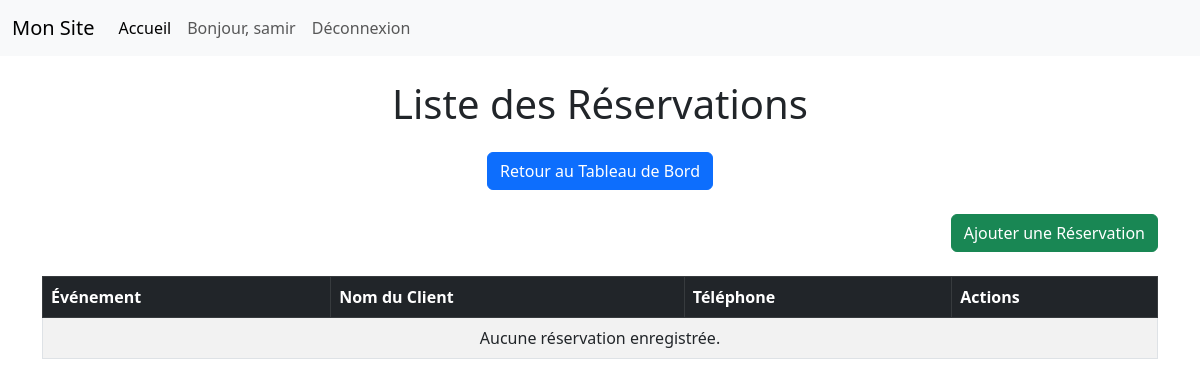
The page /foyer/reservations/ (signed in) on the database as committed earlier.
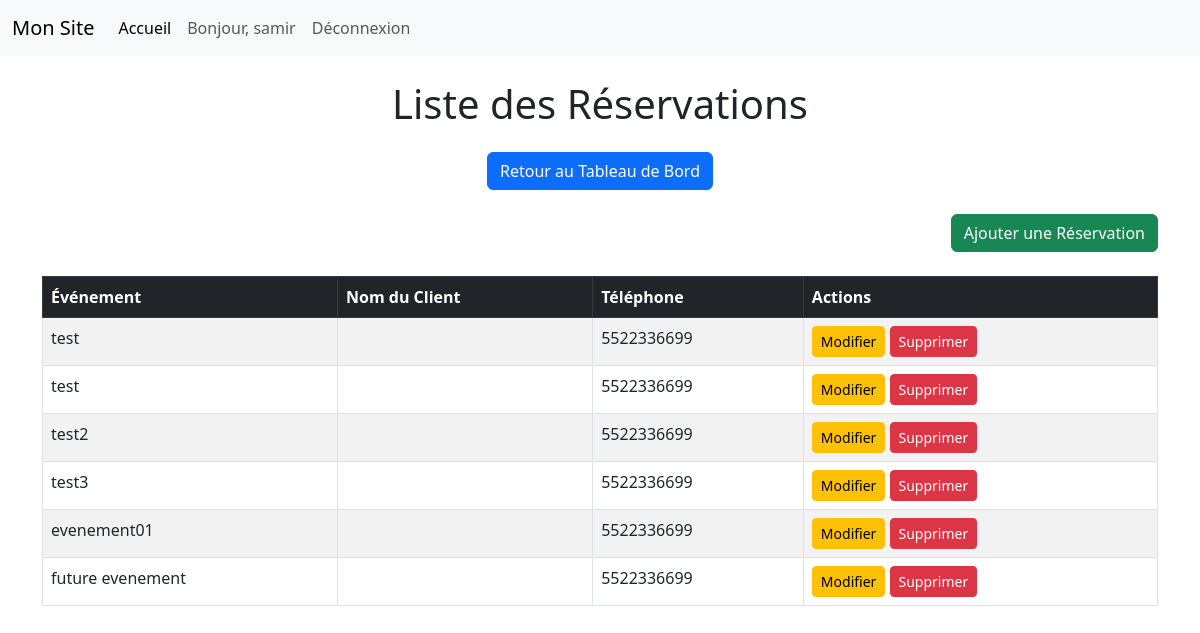
The same page on the database as committed later.
### authentification/models.py (models this page shows, shortened)
class Utilisateur(AbstractUser):
    TYPE_UTILISATEUR_CHOICES = [
        ('STAGIAIRE', 'Stagiaire'),
        ('APPRENTI', 'Apprenti'),
        ('ETUDIANT', 'Étudiant'),
        ('PASSAGER', 'Passager'),
    ]
    type_utilisateur = models.CharField(max_length=20, choices=TYPE_UTILISATEUR_CHOICES, blank=True, null=True)
    telephone = models.CharField(max_length=15, blank=True, null=True)

### foyer/models.py (models this page shows, shortened)
class Reservation(models.Model):
    evenement = models.ForeignKey(Evenement, on_delete=models.CASCADE)
    utilisateur = models.ForeignKey(Utilisateur, on_delete=models.CASCADE)
    telephone = models.CharField(max_length=20)
    date_reservation = models.DateTimeField(auto_now_add=True)

class Evenement(models.Model):
    titre = models.CharField(max_length=100)
    date_debut = models.DateField()
    date_fin = models.DateField()
    description = models.TextField()

### foyer/views.py (the view)
# urls.py: path('reservations/', views.liste_reservations, name='liste_reservations'),
@login_required
def liste_reservations(request):
    reservations = Reservation.objects.filter(utilisateur=request.user)
    return render(request, 'foyer/liste_reservations.html', {'reservations': reservations})

### foyer/templates/foyer/liste_reservations.html (shortened to what this page needs)
{% extends 'base.html' %}
{% block content %}
<div class="mt-4">
    <h1 class="text-center mb-4">Liste des Réservations</h1>
    <div class="text-center mb-4">
        <a href="{% url 'foyer:sous_dashboard_foyer' %}" class="btn btn-primary">Retour au Tableau de Bord</a>
    </div>
    <div class="mb-4 text-end">
        <a href="{% url 'foyer:ajouter_reservation' %}" class="btn btn-success">Ajouter une Réservation</a>
    </div>
    <table class="table table-striped table-bordered">
        <thead class="table-dark">
            <tr>
                <th>Événement</th>
                <th>Nom du Client</th>
                <th>Téléphone</th>
                <th>Actions</th>
            </tr>
        </thead>
        <tbody>
            {% for reservation in reservations %}
                <tr>
                    <td>{{ reservation.evenement.titre }}</td>
                    <td>{{ reservation.nom_client }}</td>
                    <td>{{ reservation.telephone }}</td>
                    <td>
                        <a href="{% url 'foyer:modifier_reservation' reservation.id %}" class="btn btn-warning btn-sm">Modifier</a>
                        <a href="{% url 'foyer:supprimer_reservation' reservation.id %}" class="btn btn-danger btn-sm">Supprimer</a>
                    </td>
                </tr>
            {% empty %}
                <tr>
                    <td colspan="4" class="text-center">Aucune réservation enregistrée.</td>
                </tr>
            {% endfor %}
        </tbody>
    </table>
</div>
{% endblock %}

### templates/base.html (shortened to what this page needs)
<!DOCTYPE html>
<html lang="fr">
<head>
    <link href="https://cdn.jsdelivr.net/npm/bootstrap@5.3.0-alpha1/dist/css/bootstrap.min.css" rel="stylesheet">
</head>
<body>
    {% include 'includes/nav.html' %}
    <div class="container">
        {% block content %}
        {% endblock %}
    </div>
</body>
</html>

### templates/includes/nav.html (shortened to what this page needs)
<nav class="navbar navbar-expand-lg navbar-light bg-light">
    <div class="container-fluid">
        <a class="navbar-brand" href="#">Mon Site</a>
        <div class="collapse navbar-collapse" id="navbarNav">
            <ul class="navbar-nav">
                <li class="nav-item">
                    <a class="nav-link active" aria-current="page" href="{% url 'comptes:login' %}">Accueil</a>
                </li>
                {% if user.is_authenticated %}
                    <li class="nav-item">
                        <span class="nav-link">Bonjour, {{ user.username }}</span>
                    </li>
                    <li class="nav-item">
                        <a class="nav-link" href="{% url 'comptes:deconnexion' %}">Déconnexion</a>
                    </li>
                {% else %}
                    <li class="nav-item">
                        <a class="nav-link" href="{% url 'comptes:login' %}">Connexion</a>
                    </li>
                {% endif %}
            </ul>
        </div>
    </div>
</nav>

Rows that differ between the two databases and show on the page:
added Reservation: evenement.titre "test", telephone "5522336699"
added Reservation: evenement.titre "test", telephone "5522336699"
added Reservation: evenement.titre "test2", telephone "5522336699"
added Reservation: evenement.titre "test3", telephone "5522336699"
added Reservation: evenement.titre "evenement01", telephone "5522336699"
added Reservation: evenement.titre "future evenement", telephone "5522336699"
Other text that changed with them:
text no longer shown: "Aucune réservation enregistrée."
